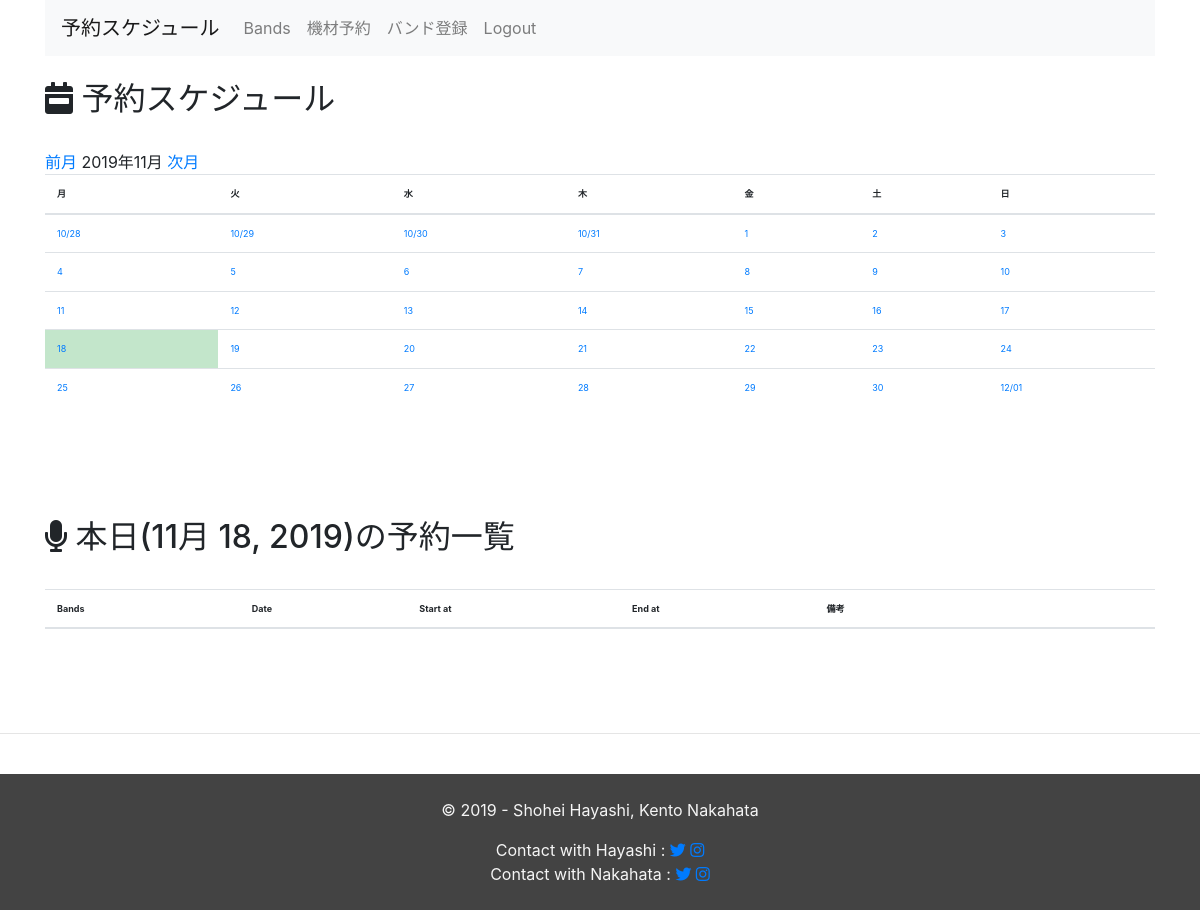
/equipment_management/month/ (signed in), run on an earlier commit of the app's database.
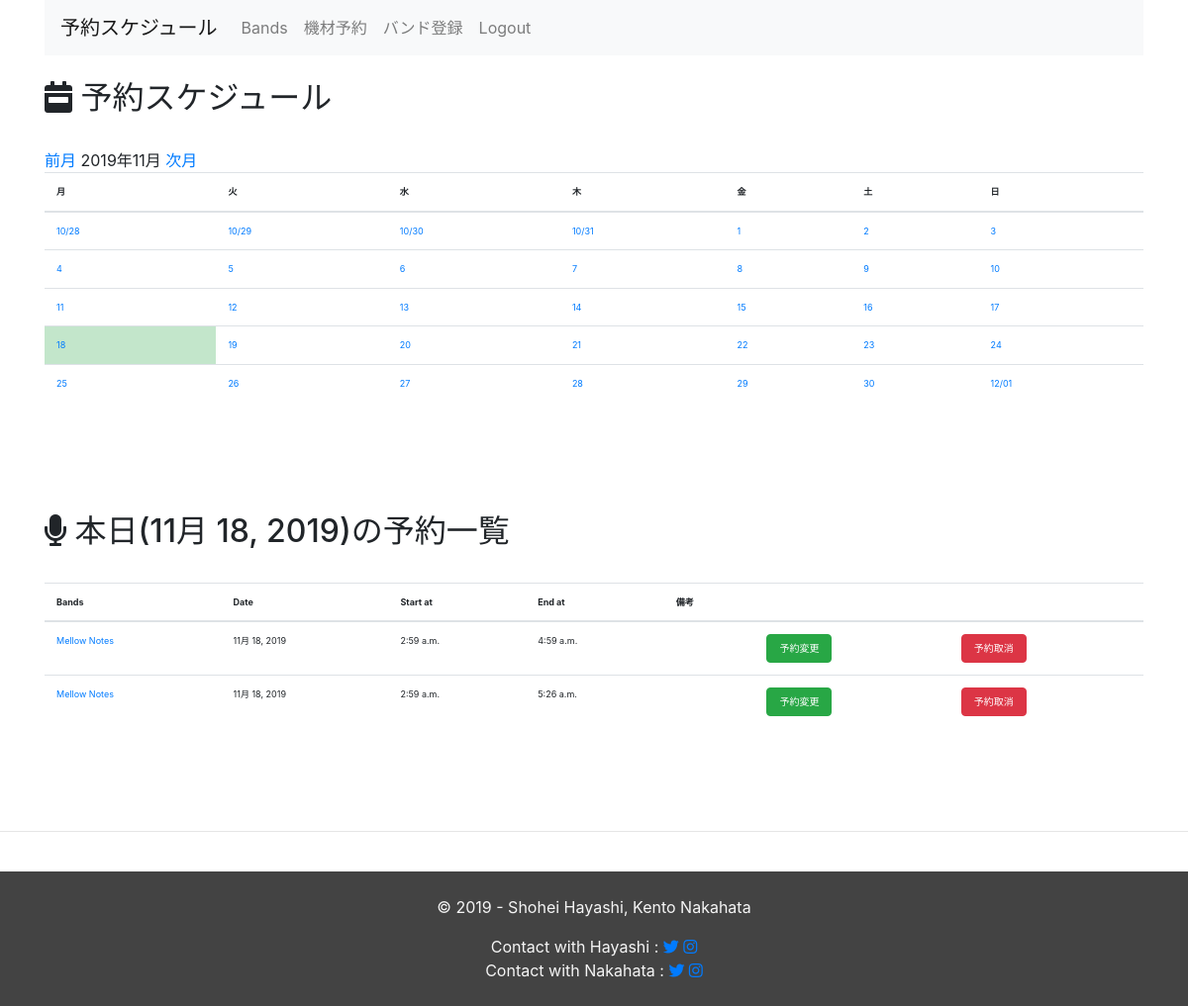
And on a later commit of the database.
### equipment_management/models.py (models this page shows, shortened)
class Schedule(models.Model):
  band_id = models.ForeignKey(Band, on_delete=models.CASCADE)
  pa_name = models.CharField(max_length=255, verbose_name='PA担当者名')
  active_date = models.DateField(default=timezone.now)
  start_at = models.TimeField(default= nine_hours_hence())
  end_at = models.TimeField(default=two_hours_hence)
  text = models.TextField(blank=True, verbose_name='備考欄')
  created_at = models.DateTimeField(auto_now=True)
  updated_at = models.DateTimeField(auto_now=True)

class Band(models.Model):
  band_name = models.CharField(max_length=255,
                               verbose_name="Band's Name",
                               unique=True,
                               )
  responsible_person_name = models.CharField(max_length=255,
                                             verbose_name="Band Master's Name")
  created_at = models.DateTimeField(auto_now_add=True)
  updated_at = models.DateTimeField(auto_now=True)
  def __str__(self):
      return self.band_name

### equipment_management/views.py (the view)
# urls.py: path('month/', views.MonthCalendar.as_view(), name='month'),
@method_decorator(login_required, name='dispatch')
class MonthCalendar(mixins.MonthCalendarMixin, generic.TemplateView):
    template_name = 'equipment_management/month.html'
    def get_context_data(self, **kwargs):
        context = super().get_context_data(**kwargs)
        calendar_context = self.get_month_calendar()
        context.update(calendar_context)
        today_date = datetime.date.today()
        context['schedules'] = Schedule.objects.filter(active_date=today_date).order_by('-active_date')
        context['today'] = today_date
        return context

### equipment_management/mixins.py (called while the page is built)
    def setup_calendar(self):
        self._calendar = calendar.Calendar(self.first_weekday)

    def get_week_names(self):
        week_names = deque(self.week_names)
        week_names.rotate(-self.first_weekday)  # リスト内の要素を右に1つずつ移動...なんてときは、dequeを使うと中々面白いです
        return week_names

    def get_previous_month(self, date):
        if date.month == 1:
            return date.replace(year=date.year-1, month=12, day=1)
        else:
            return date.replace(month=date.month-1, day=1)

    def get_next_month(self, date):
        if date.month == 12:
            return date.replace(year=date.year+1, month=1, day=1)
        else:
            return date.replace(month=date.month+1, day=1)

    def get_month_days(self, date):
        return self._calendar.monthdatescalendar(date.year, date.month)

    def get_current_month(self):
        month = self.kwargs.get('month')
        year = self.kwargs.get('year')
        if month and year:
            month = datetime.date(year=int(year), month=int(month), day=1)
        else:
            month = datetime.date.today().replace(day=1)
        return month

### equipment_management/templates/equipment_management/month.html
{% extends 'equipment_management/base.html' %}
{% block content %}
<br>
<h2><i class="fas fa-calendar-week"></i> 予約スケジュール</h2>
<br>
<a href="{% url 'equipment:month' month_previous.year month_previous.month %}">前月</a>
{{ month_current | date:"Y年m月" }}
<a href="{% url 'equipment:month' month_next.year month_next.month %}">次月</a>
<table class="table">
  <thead>
    <tr>
      {% for w in week_names %}
        <th>{{ w }}</th>
      {% endfor %}
    </tr>
  </thead>
  <tbody>
    {% for week in month_days %}
      <tr>
        {% for day in week %}
          {% if now == day %}
            <td class="table-success">
          {% else %}
            <td>
          {% endif %}
          {% if month_current.month != day.month %}
            <a href="{% url 'equipment:day_schedule' day.year day.month day.day %}">{{ day | date:"m/d" }}</a>
          {% else %}
            <a href="{% url 'equipment:day_schedule' day.year day.month day.day %}">{{ day.day }}</a>
          {% endif %}
            </td>
        {% endfor %}
      </tr>
    {% endfor %}
  </tbody>
</table>
<br>
<br>
<br>
<br>
<h2><i class="fas fa-microphone"></i> 本日({{ today }})の予約一覧</h2>
<br>
<table class="table">
  <thead>
    <tr>
      <th>Bands</th>
      <th>Date</th>
      <th>Start at</th>
      <th>End at</th>
      <th>備考</th>
      <th></th>
      <th></th>
    </tr>
  </thead>
  <tbody>
    {% for schedule in schedules %}
      <tr>
        <td><a href="{% url 'equipment:schedule_by_band' schedule.band_id.id %}">{{ schedule.band_id }}</a></td>
        <td>{{ schedule.active_date }}</td>
        <td>{{ schedule.start_at }}</td>
        <td>{{ schedule.end_at }}</a></td>
        <td>{{ schedule.text }}</td>
        <td>
          <a href="{% url 'equipment:update_schedule' schedule.pk %}">
            <button type="button" class="btn btn-success btn-xs" style="font-size: 10px;">予約変更</button>
          </a>
        </td>
        <td>
          <a href="{% url 'equipment:delete_schedule' schedule.pk %}">
            <button type="button" class="btn btn-danger btn-xs" style="font-size: 10px;">予約取消</button>
          </a>
        </td>
    {% endfor %}
  </tbody>
</table>
{% endblock %}

What changed in the data, as far as the page shows it:
added Schedule: band_id "Mellow Notes", active_date "11月 18, 2019", start_at "2:59 a.m.", end_at "4:59 a.m."
added Schedule: band_id "Mellow Notes", active_date "11月 18, 2019", start_at "2:59 a.m.", end_at "5:26 a.m."
